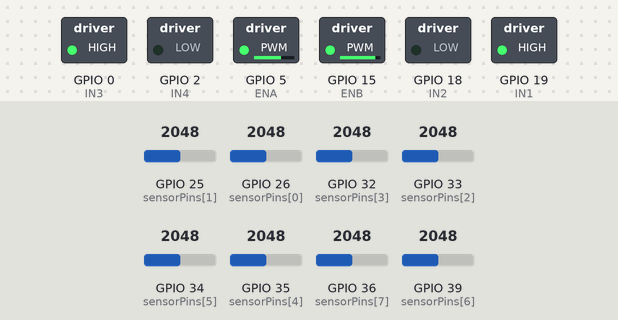
The sketch below on a simulated ESP32. On the bench: switched loads named in the sketch (green lamp = pin HIGH). The test bench sets the inputs (shaded band); at power-on: GPIO 25 (sensorPins[1]) = 2048, GPIO 32 (sensorPins[3]) = 2048, GPIO 34 (sensorPins[5]) = 2048, GPIO 35 (sensorPins[4]) = 2048, GPIO 26 (sensorPins[0]) = 2048, GPIO 36 (sensorPins[7]) = 2048, GPIO 33 (sensorPins[2]) = 2048, GPIO 39 (sensorPins[6]) = 2048.

Above: at 1.2 s.
1.3 s: GPIO 25 (sensorPins[1]) set to 2866
At 2.0 s:
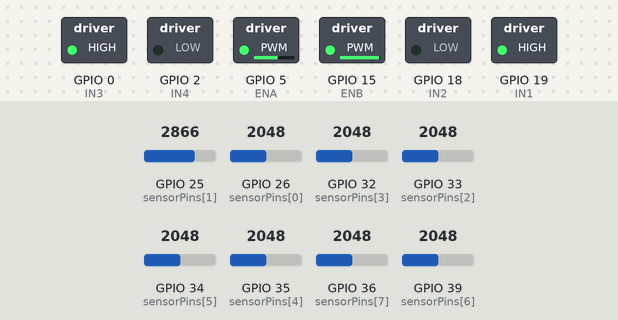
2.8 s: GPIO 32 (sensorPins[3]) set to 2340
At 3.7 s:
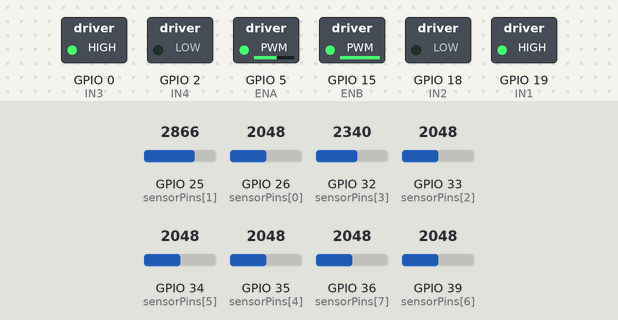
4.3 s: GPIO 34 (sensorPins[5]) set to 2340
At 5.5 s:
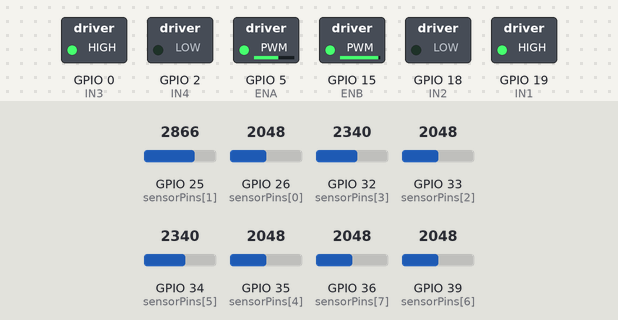
5.8 s: GPIO 35 (sensorPins[4]) set to 2340
At 6.2 s:
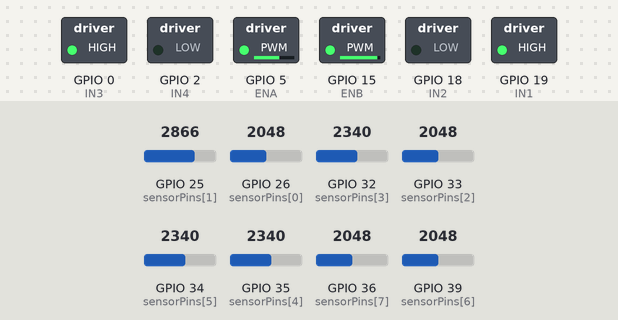
7.3 s: GPIO 26 (sensorPins[0]) set to 2866
At 8.1 s:
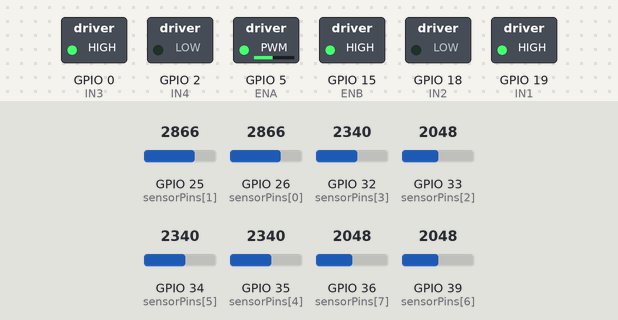
8.8 s: GPIO 36 (sensorPins[7]) set to 2866
At 9.9 s:
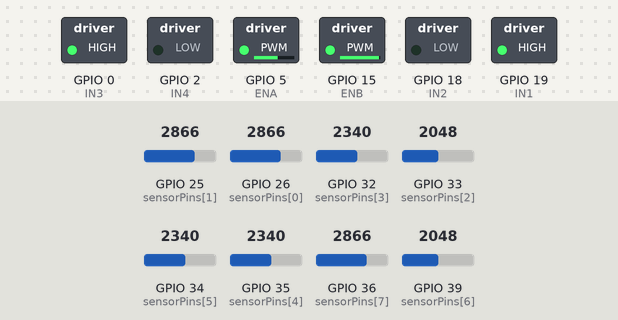
Timing chart, 0 to 11.3 s (numbered marks = the images above; inputs shaded):
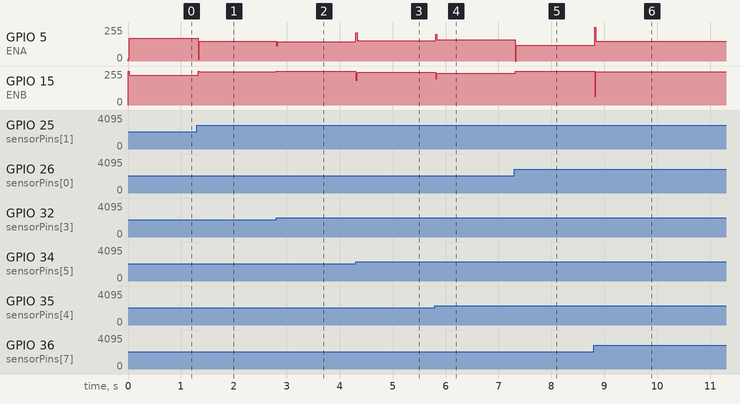

The sketch:

pid_ctrl_0705.ino
```cpp
//2025/07/05 14:40分　一応は走ったバージョン
//2025/07/05 14:59分　I制御追加、検討の末係数Kiを0.0に補正
//2025/07/05 18:02分　D制御追加、重みづけパラメータ制御、baseSpeed = 200, Kp = 170.0, Ki = 0.01, Kd = 1000.0に変更
// --- ピン定義 ---
const int sensorPins[8] = {26, 25, 33, 32, 35, 34, 39, 36};
//重みを変えてパワーを均等に制御
const float sensorWeights[8] = {-6, -3, -3, -2, 2.25, 3.25, 3.25, 4};
//const float sensorWeights[8] = {-6, -4, -4, -4, 4, 4, 4, 4};

// たぶん左
const int ENA = 5;
const int IN1 = 19;
const int IN2 = 18;

// たぶん右
const int ENB = 15;
const int IN3 = 0;
const int IN4 = 2;

const int pwmChannelA = 0;
const int pwmChannelB = 1;
const int pwmFreq = 5000;
const int pwmResolution = 8;

// --- 制御パラメータ ---
const int baseSpeed = 200;
const float Kp = 170.0;
const float Ki = 0.01;
//const float Kd = 450.0;
const float Kd = 1000.0;

volatile float position = 0.0;
volatile int total = 0;
volatile int lastKnownDirection = 0;
volatile float integral = 0.0;
volatile float previousPosition = 0.0;

// --- タスクハンドル ---
TaskHandle_t sensorTaskHandle;
TaskHandle_t motorTaskHandle;

void setup() {
  Serial.begin(115200);

  // PWM設定
  /*
  ledcSetup(pwmChannelA, pwmFreq, pwmResolution);
  ledcAttachPin(ENA, pwmChannelA);
  ledcSetup(pwmChannelB, pwmFreq, pwmResolution);
  ledcAttachPin(ENB, pwmChannelB);
  */
  ledcAttach(ENA, pwmFreq, pwmResolution);
  ledcAttach(ENB, pwmFreq, pwmResolution);

  // モーター方向ピン
  pinMode(IN1, OUTPUT); pinMode(IN2, OUTPUT);
  pinMode(IN3, OUTPUT); pinMode(IN4, OUTPUT);

  digitalWrite(IN1, HIGH); digitalWrite(IN2, LOW);
  digitalWrite(IN3, HIGH); digitalWrite(IN4, LOW);

  // タスク作成
  xTaskCreatePinnedToCore(sensorTask, "SensorTask", 2048, NULL, 1, &sensorTaskHandle, 0); // Core 0
  xTaskCreatePinnedToCore(motorTask, "MotorTask", 2048, NULL, 1, &motorTaskHandle, 1);     // Core 1
}

void sensorTask(void *pvParameters) {
  while (true) {
    int sensorValues[8];
    int weightedSum = 0;
    int sum = 0;

    for (int i = 0; i < 8; i++) {
      sensorValues[i] = analogRead(sensorPins[i]);
      weightedSum += sensorValues[i] * sensorWeights[i];
      sum += sensorValues[i];
    }
    //Serial.printf("%8d \n", weightedSum);


    // Serial.print("sensorValues:");
    //Serial.printf("%6d %6d %6d %6d %6d %6d %6d %6d \n",
    //              sensorValues[0], sensorValues[1], sensorValues[2], sensorValues[3],
    //              sensorValues[4], sensorValues[5], sensorValues[6], sensorValues[7]);

    if (sum != 0) {
      position = (float)weightedSum / sum;
    } else {
      position = 0.0;
    }

    total = sum;

    vTaskDelay(10 / portTICK_PERIOD_MS);
  }
}

void motorTask(void *pvParameters) {
  while (true) {
    if (total < 2300) {
      // Serial.println("Line lost");
      if (lastKnownDirection > 0) {
        ledcWrite(ENA, 255);
        ledcWrite(ENB, 0);
      } else if (lastKnownDirection < 0) {
        ledcWrite(ENA, 0);
        ledcWrite(ENB, 255);
      } else {
        ledcWrite(ENA, 0);
        ledcWrite(ENB, 0);
      }

      integral = 0;
      previousPosition = 0;

      vTaskDelay(100 / portTICK_PERIOD_MS);
      continue;
    }

    float error = position;
    integral += error;

    integral = constrain(integral, -100.0, 100.0); // アンチワインドアップ
    float derivative = error - previousPosition;
    previousPosition = error;

    float turn = Kp * error + Ki * integral + Kd * derivative;

    // Serial.print("turn: "); // Serial.print(turn);
    int leftSpeed = constrain(baseSpeed + turn, 0, 255);
    int rightSpeed = constrain(baseSpeed - turn, 0, 255);

    ledcWrite(ENA, leftSpeed);
    ledcWrite(ENB, rightSpeed);

    if (error > 0.7) {
      lastKnownDirection = 1;
    } else if (error < -0.7) {
      lastKnownDirection = -1;
    }

    // デバッグ表示
    // Serial.print("Pos: "); // Serial.print(position);
    // Serial.print(" L: ");  // Serial.print(leftSpeed);
    // Serial.print(" R: ");  // Serial.println(rightSpeed);
    // Serial.print(" total: "); // Serial.println(total);

    vTaskDelay(20 / portTICK_PERIOD_MS);
  }
}

void loop() {
  delay(1000);
}
```

Measured:
- after the input at 1.3 s, GPIO 5 (ENA): 172/255 → 149/255 at once; GPIO 15 (ENB): 225/255 → 248/255 at once
- after the input at 2.8 s, GPIO 5 (ENA): 149/255 → 144/255 at once; GPIO 15 (ENB): 248/255 → 253/255 at once
- after the input at 4.3 s, GPIO 5 (ENA): 144/255 → 153/255 at once; GPIO 15 (ENB): 253/255 → 244/255 at once
- after the input at 5.8 s, GPIO 5 (ENA): 153/255 → 160/255 at once; GPIO 15 (ENB): 244/255 → 237/255 at once
- after the input at 7.3 s, GPIO 5 (ENA): 160/255 → 118/255 at once; GPIO 15 (ENB): 237/255 → 255/255 at once
- after the input at 8.8 s, GPIO 5 (ENA): 118/255 → 149/255 at once; GPIO 15 (ENB): 255/255 → 248/255 at once
